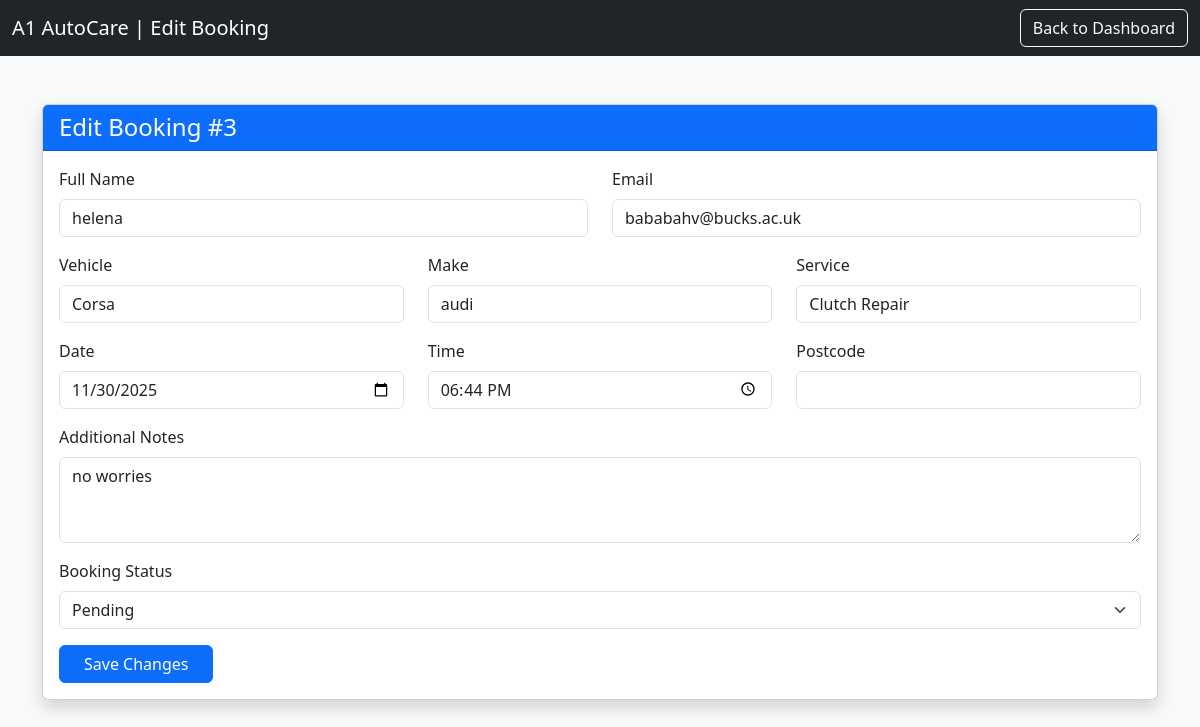
Before: /admin/edit/3 with the older database file.
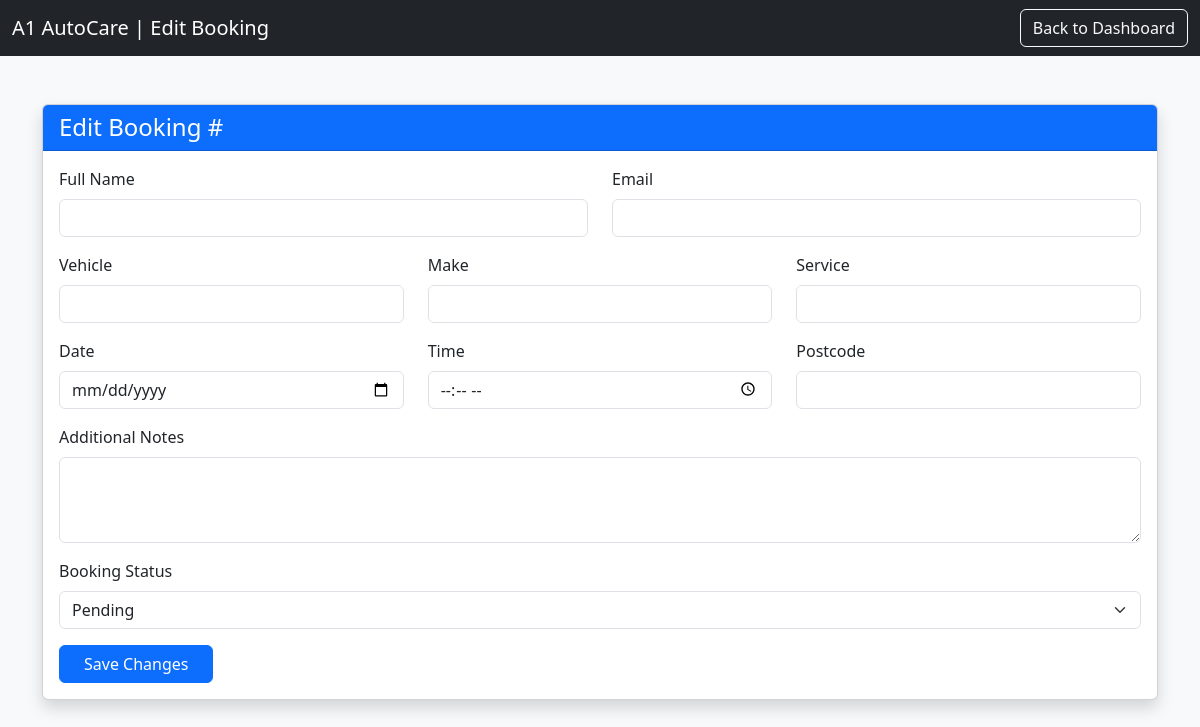
After: the same page with the newer database file.
### tables this page shows
CREATE TABLE bookings (
        id INTEGER PRIMARY KEY AUTOINCREMENT,
        name TEXT NOT NULL,
        email TEXT NOT NULL,
        vehicle TEXT NOT NULL,
        make TEXT NOT NULL,
        service TEXT NOT NULL,
        notes TEXT,
        date TEXT NOT NULL,
        booking_time TEXT NOT NULL,
        postcode TEXT,
        branch TEXT,
        status TEXT DEFAULT 'PENDING'
    );

### app.py (the view, shortened to what this page needs)
@app.route("/admin/edit/<int:id>", methods=["GET", "POST"])
def edit_booking(id):
    conn = sqlite3.connect("database.db")
    conn.row_factory = sqlite3.Row
    c = conn.cursor()
    c.execute("SELECT * FROM bookings WHERE id=?", (id,))
    booking = c.fetchone()
    conn.close()
    return render_template("edit.html", booking=booking)

### templates/edit.html (shortened to what this page needs)
<!DOCTYPE html>
<html lang="en">
<head>
    <link href="https://cdn.jsdelivr.net/npm/bootstrap@5.3.3/dist/css/bootstrap.min.css" rel="stylesheet">
</head>
<body class="bg-light">
<nav class="navbar navbar-dark bg-dark">
    <div class="container-fluid">
        <span class="navbar-brand">A1 AutoCare | Edit Booking</span>
        <a href="{{ url_for('dashboard') }}" class="btn btn-outline-light">Back to Dashboard</a>
    </div>
</nav>
<div class="container mt-5">
    <div class="card shadow">
        <div class="card-header bg-primary text-white">
            <h4 class="mb-0">Edit Booking #{{ booking.id }}</h4>
        </div>
        <div class="card-body">
            <form method="POST">
                <div class="row">
                    <div class="col-md-6 mb-3">
                        <label class="form-label">Full Name</label>
                        <input type="text" name="name" class="form-control" value="{{ booking.name }}" required>
                    </div>
                    <div class="col-md-6 mb-3">
                        <label class="form-label">Email</label>
                        <input type="email" name="email" class="form-control" value="{{ booking.email }}" required>
                    </div>
                </div>
                <div class="row">
                    <div class="col-md-4 mb-3">
                        <label class="form-label">Vehicle</label>
                        <input type="text" name="vehicle" class="form-control" value="{{ booking.vehicle }}" required>
                    </div>
                    <div class="col-md-4 mb-3">
                        <label class="form-label">Make</label>
                        <input type="text" name="make" class="form-control" value="{{ booking.make }}" required>
                    </div>
                    <div class="col-md-4 mb-3">
                        <label class="form-label">Service</label>
                        <input type="text" name="service" class="form-control" value="{{ booking.service }}" required>
                    </div>
                </div>
                <div class="row">
                    <div class="col-md-4 mb-3">
                        <label class="form-label">Date</label>
                        <input type="date" name="date" class="form-control" value="{{ booking.date }}" required>
                    </div>
                    <div class="col-md-4 mb-3">
                        <label class="form-label">Time</label>
                        <input type="time" name="booking_time" class="form-control" value="{{ booking.booking_time }}" required>
                    </div>
                    <div class="col-md-4 mb-3">
                        <label class="form-label">Postcode</label>
                        <input type="text" name="postcode" class="form-control" value="{{ booking.postcode }}" required>
                    </div>
                </div>
                <div class="mb-3">
                    <label class="form-label">Additional Notes</label>
                    <textarea name="notes" class="form-control" rows="3">{{ booking.notes }}</textarea>
                </div>
                <div class="mb-3">
                    <label class="form-label">Booking Status</label>
                    <select name="status" class="form-select" required>
                        <option value="PENDING"     {% if booking.status == 'PENDING' %}selected{% endif %}>Pending</option>
                    </select>
                </div>
                <button class="btn btn-primary px-4">Save Changes</button>
            </form>
        </div>
    </div>
</div>
</body>
</html>

Changed rows visible on the page:
removed bookings: id "3", name "helena", email "bababahv@bucks.ac.uk", vehicle "Corsa", make "audi", service "Clutch Repair", date "11/30/2025", booking_time "18:44", notes "no worries"
